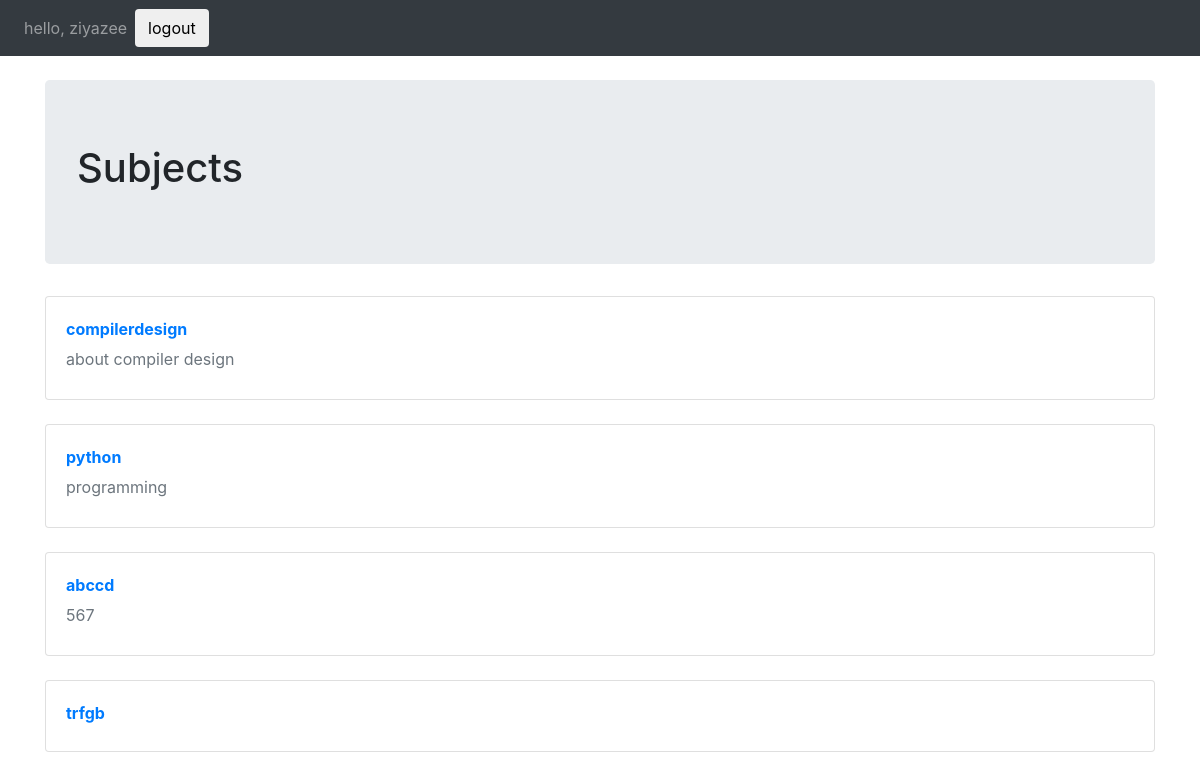
/4th-year/ (signed in), run on the app's committed database.
### letsdoit/models.py (models this page shows, shortened)
class clasyear(models.Model):
    choice=[('2nd-year','2'),('3rd-year','3'),('4th-year','4')]
    year=models.CharField(choices=choice,max_length=100)
    name=models.CharField(max_length=30,unique=True)
    description=models.CharField(max_length=50,blank=True)

### letsdoit/views.py (the view)
# urls.py: url(r'^(?P<year>[\f\w-]+)/$',views.subjects,name='subjects'),
def subjects(request,year):
    subject=clasyear.objects.filter(year=year)
    if request.user.is_authenticated:
        return render(request,'subjects.html',{'subject':subject})
    else:
        return redirect("/")

### letsdoit/templates/subjects.html (shortened to what this page needs)
         <link rel="stylesheet" href="https://maxcdn.bootstrapcdn.com/bootstrap/4.1.0/css/bootstrap.min.css">
<body style="background:#FFFFFF">
        <nav class="navbar navbar-expand-sm bg-dark navbar-dark">
                <ul class="navbar-nav">
                  <li class="nav-item">
                    <a class="nav-link" href="#">hello, ziyazee</a>
                  </li>
                </ul>
                <form action="accounts/logout/"method="post" style="margin:0">
                   <button type="submit"class="btn"><span>logout</span></button>
                </form>
        </nav>
<div class="container">
    <br>
<div class="jumbotron">
    <h1>Subjects</h1>
</div>
      {% for sub in subject %}
            <div class="card" >
                <div class="card-body">
<div class="card-title">
     <a href="{% url 'files' categorie=sub.name %}" style="text-decoration:none;"><b>{{sub.name }}</b></a>
</div>
                    <div class="card-subtitle mb-2 text-muted">{{sub.description}}</div>
          </div></div>
          <br>
        {% endfor %}
</div>
</body>

### data on the page
clasyear: name "compilerdesign", description "about compiler design"
clasyear: name "python", description "programming"
clasyear: name "abccd", description "567"
clasyear: name "trfgb"
